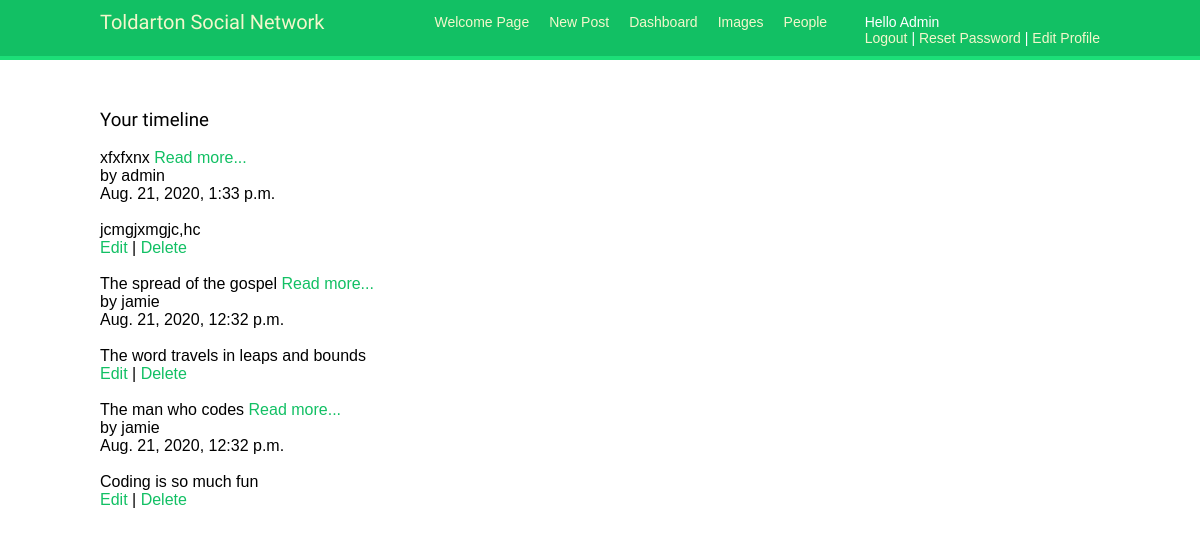
Page /account/posts/ (signed in) on the committed database.
### posts/models.py (models this page shows, shortened)
class Post(models.Model):
    title = models.CharField(max_length=255)
    body = models.TextField()
    date = models.DateTimeField(auto_now_add=True)
    author = models.ForeignKey(get_user_model(), on_delete=models.CASCADE, )
    class Meta:
        ordering = ['-date']

### posts/views.py (the view)
# urls.py: path('', PostListView.as_view(), name='post_list'),
class PostListView(LoginRequiredMixin, ListView):
    model = Post
    template_name = 'post_list.html'
    login_url = 'login'

### account/templates/post_list.html (shortened to what this page needs)
{% extends 'base.html' %}
{% block content %}
    <h3>Your timeline</h3>
{% for post in object_list %}
<div class="card">
    <div class="card-header">
    <span class="font-weight-bold">{{ post.title }}</span>
    <a href="{% url 'post_detail' post.pk %}">Read more...</a>
    <br>
<span class="text-muted">by {{ post.author }}
    <br>
{{ post.date }}</span>
<br>
</div>
    <br>
    <div class="card-body">{{ post.body }}<div class="card-footer text-center text-muted">
    <a href="{% url 'post_edit' post.pk %}">Edit</a> | <a href="{% url 'post_delete' post.pk %}">Delete</a>
</div>
    </div>
<br />
{% endfor %}
{% endblock content %}

### account/templates/base.html (shortened to what this page needs)
{% load static %}
<!DOCTYPE html>
<html>
<head>
  <link href="{% static "css/base.css" %}" rel="stylesheet">
</head>
<body>
  <div id="header">
    <span class="logo">Toldarton Social Network</span>
    {% if request.user.is_authenticated %}
    <ul class="menu">
      <li {% if section == "dashboard" %}class="selected"{% endif %}>
        <a href="{% url "dashboard" %}">Welcome Page</a>
      </li>
    <li {% if section == "post_new" %}class="selected"{% endif %}>
    <a href="{% url "post_new" %}">New Post</a>
      </li>
    <li {% if section == "post_list" %}class="selected"{% endif %}>
        <a href="post_list">Dashboard</a>
      <li {% if section == "images" %}class="selected"{% endif %}>
        <a href="#">Images</a>
      </li>
      <li {% if section == "people" %}class="selected"{% endif %}>
        <a href="{% url "user_list" %}">People</a>
      </li>
    </ul>
  {% endif %}
  <span class="user">
    {% if request.user.is_authenticated %}
      Hello {{ request.user }}
	  <br>
      <a href="{% url "logout" %}">Logout</a> |
	  <a href="{% url "password_change" %}">Reset Password</a> |
      <a href="{% url "edit" %}">Edit Profile</a>
    {% else %}
      <a href="{% url "login" %}">Log-in</a>
    {% endif %}
  </span>
  </div>
  <div id="content">
    {% block content %}
    {% endblock %}
  </div>
</body>
</html>

### account/static/css/base.css (style rules this page uses)
body { margin:0; padding:0; font-family:helvetica, sans-serif; }
a { color:#12c064; text-decoration:none; }
h1, h2, h3, h4, h5 , h6 { font-family: 'Muli', sans-serif; font-weight:normal; }
#header { padding:10px 100px; font-size:14px; background:#12c064; color:#fff; border-bottom:4px solid #1cdf78; overflow:auto; }
#header .logo { font-family: 'Muli', sans-serif; float:left; color:#f3f7cc; font-size:20px; margin-right:10%; }
#header ul.menu { list-style:none; float:left; margin:0; padding:0; }
#header ul.menu li { float:left; padding:4px 10px; }
#header a { color:#f3f7cc; }
#header .user { float:right; padding-top:4px; text-transform: capitalize; }
#content { padding:30px 100px; }

### rows in the picture
Post: title "xfxfxnx", author "admin", date "Aug. 21, 2020, 1:33 p.m.", body "jcmgjxmgjc,hc"
Post: title "The spread of the gospel", author "jamie", date "Aug. 21, 2020, 12:32 p.m.", body "The word travels in leaps and bounds"
Post: title "The man who codes", author "jamie", date "Aug. 21, 2020, 12:32 p.m.", body "Coding is so much fun"

### other values in the picture
{{ request.user }} "Admin"
